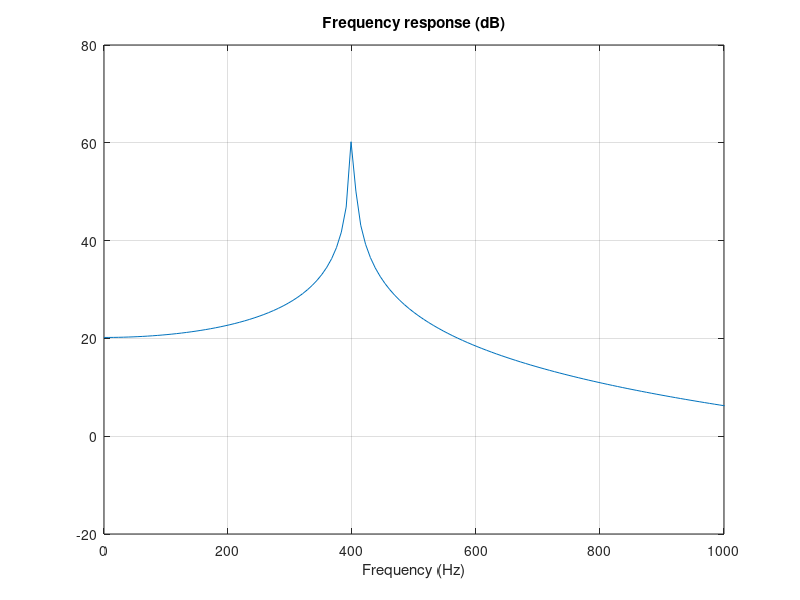

MATLAB code for this plot:
%% make_filter_02.m
%
% Second-order recursive difference equation
% with prescribed poles.

%%

clc
clear

%% Difference equation
% y(n) = b0 x(n) - a1 y(n-1) - a2 y(n-2)

Fs = 8000;          % sampling frequency (sample/second)
F1 = 400;           % frequency (cycles/second) (Hz)
f1 = F1/Fs          % normalized frequency (cycles/sample)
om1 = 2*pi * f1;    % normalized frequency (radians/sample)

r = 0.999

if 0
    Ta = 0.1;           % duration (seconds) [time till 1% amplitude]
    Na = Ta * Fs;
    r = 0.01^(1/Na)
end

a1 = -2*r*cos(om1);
a2 = r^2;

a = [1 a1 a2]       % recursive part
b = 1;              % non-recursive part

if 0
    % y(n) = b0 x(n) + b1 x(n-1) - a1 y(n-1) - a2 y(n-2)
    b0 = 1;
    b1 = -r*cos(om1);
    b = [b0  b1]      % Why? See table of Z-transforms
end

%% Impulse response
% Note that the amplitude envelope has the form r^n.

N = Fs;
n = 0:N;

imp = [1 zeros(1, N)];
h = filter(b, a, imp);

figure(1)
clf
plot(n/Fs, h)
title('Impulse response');
xlabel('Time (sec)')
zoom xon

%% Listen

soundsc(h, Fs)

%% Pole-zero plot
% The poles are at z = r exp(om1 j) and z = r exp(-om1 j)

zplane(b, a)
title('Pole-zero Plot')
zoom on

% The poles may look like they are on the unit circle,
% but luckily they are not!

%% Frequency response
% Note that the frequency response has a peak at f1 = 400 Hz

[H, om] = freqz(b, a);
f = om / (2*pi) * Fs;
plot(f, abs(H))
title('Frequency response')
xlabel('Frequency (Hz)')
xlim([0 1000])
grid

%%

HdB = 20*log10(abs(H));

plot(f, HdB)
title('Frequency response (dB)')
xlabel('Frequency (Hz)')
xlim([0 1000])
grid

